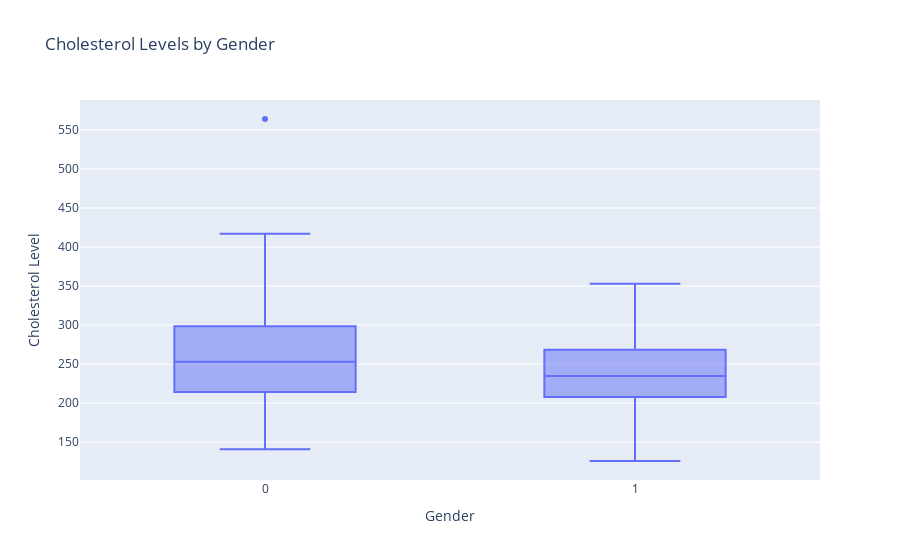

The notebook cell saved with this chart:
### Markdown cell above
### Plot 4. Box Plot - Cholesterol Levels by Gender

### Code cell
fig4 = px.box(df, x="sex", y="chol", title="Cholesterol Levels by Gender", labels={"sex": "Gender", "chol": "Cholesterol Level"})
fig4.show()

### Figure 1 — Plotly figure (JSON) as saved in the notebook; plotly's stock layout.template omitted (floating-point values rounded to 4 significant figures; data arrays with more than 128 entries replaced by an {"elided": "..."} marker saying what was removed)
{"data": [{"alignmentgroup": "True", "hovertemplate": "Gender=%{x}<br>Cholesterol Level=%{y}<extra></extra>", "legendgroup": "", "marker": {"color": "#636efa"}, "name": "", "notched": false, "offsetgroup": "", "orientation": "v", "showlegend": false, "type": "box", "x": {"elided": "303 int values"}, "x0": " ", "xaxis": "x", "y": {"elided": "303 int values"}, "y0": " ", "yaxis": "y"}], "layout": {"boxmode": "group", "legend": {"tracegroupgap": 0}, "title": {"text": "Cholesterol Levels by Gender"}, "xaxis": {"anchor": "y", "domain": [0, 1], "title": {"text": "Gender"}}, "yaxis": {"anchor": "x", "domain": [0, 1], "title": {"text": "Cholesterol Level"}}}}
